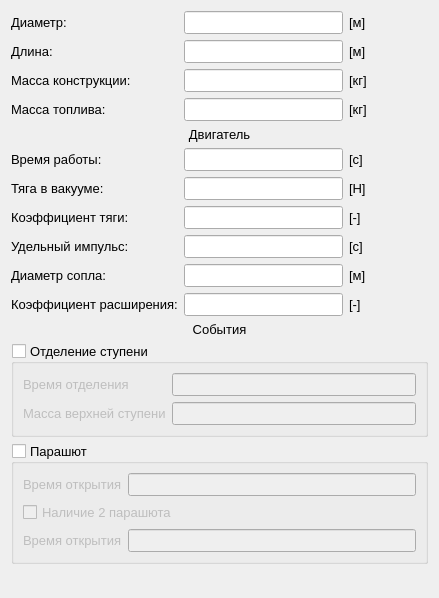
<?xml version="1.0" encoding="UTF-8"?>
<ui version="4.0">
 <class>WRocket</class>
 <widget class="QWidget" name="WRocket">
  <property name="geometry">
   <rect>
    <x>0</x>
    <y>0</y>
    <width>439</width>
    <height>598</height>
   </rect>
  </property>
  <property name="windowTitle">
   <string>Form</string>
  </property>
  <layout class="QGridLayout" name="gridLayout_2">
   <item row="1" column="0">
    <layout class="QGridLayout" name="gridLayout">
     <item row="4" column="0" colspan="4">
      <widget class="QLabel" name="label_9">
       <property name="sizePolicy">
        <sizepolicy hsizetype="Preferred" vsizetype="Maximum">
         <horstretch>0</horstretch>
         <verstretch>0</verstretch>
        </sizepolicy>
       </property>
       <property name="font">
        <font>
         <family>MS Shell Dlg 2</family>
         <pointsize>10</pointsize>
         <weight>50</weight>
         <italic>false</italic>
         <bold>false</bold>
        </font>
       </property>
       <property name="cursor">
        <cursorShape>ArrowCursor</cursorShape>
       </property>
       <property name="mouseTracking">
        <bool>true</bool>
       </property>
       <property name="frameShape">
        <enum>QFrame::NoFrame</enum>
       </property>
       <property name="frameShadow">
        <enum>QFrame::Plain</enum>
       </property>
       <property name="lineWidth">
        <number>1</number>
       </property>
       <property name="midLineWidth">
        <number>0</number>
       </property>
       <property name="text">
        <string>Двигатель</string>
       </property>
       <property name="textFormat">
        <enum>Qt::AutoText</enum>
       </property>
       <property name="alignment">
        <set>Qt::AlignCenter</set>
       </property>
       <property name="wordWrap">
        <bool>false</bool>
       </property>
      </widget>
     </item>
     <item row="10" column="1" colspan="2">
      <widget class="QLineEdit" name="leNozzleExpansionRatio">
       <property name="font">
        <font>
         <pointsize>10</pointsize>
        </font>
       </property>
      </widget>
     </item>
     <item row="0" column="3">
      <widget class="QLabel" name="label_2">
       <property name="font">
        <font>
         <pointsize>10</pointsize>
        </font>
       </property>
       <property name="text">
        <string>[м]</string>
       </property>
      </widget>
     </item>
     <item row="6" column="0">
      <widget class="QLabel" name="label_11">
       <property name="font">
        <font>
         <pointsize>10</pointsize>
        </font>
       </property>
       <property name="text">
        <string>Тяга в вакууме:</string>
       </property>
      </widget>
     </item>
     <item row="7" column="3">
      <widget class="QLabel" name="label_18">
       <property name="font">
        <font>
         <pointsize>10</pointsize>
        </font>
       </property>
       <property name="text">
        <string>[-]</string>
       </property>
      </widget>
     </item>
     <item row="6" column="3">
      <widget class="QLabel" name="label_17">
       <property name="font">
        <font>
         <pointsize>10</pointsize>
        </font>
       </property>
       <property name="text">
        <string>[Н]</string>
       </property>
      </widget>
     </item>
     <item row="7" column="0">
      <widget class="QLabel" name="label_12">
       <property name="font">
        <font>
         <pointsize>10</pointsize>
        </font>
       </property>
       <property name="text">
        <string>Коэффициент тяги:</string>
       </property>
      </widget>
     </item>
     <item row="2" column="0">
      <widget class="QLabel" name="label_4">
       <property name="font">
        <font>
         <pointsize>10</pointsize>
        </font>
       </property>
       <property name="text">
        <string>Масса конструкции:</string>
       </property>
      </widget>
     </item>
     <item row="8" column="0">
      <widget class="QLabel" name="label_13">
       <property name="font">
        <font>
         <pointsize>10</pointsize>
        </font>
       </property>
       <property name="text">
        <string>Удельный импульс:</string>
       </property>
      </widget>
     </item>
     <item row="3" column="0">
      <widget class="QLabel" name="label_5">
       <property name="font">
        <font>
         <pointsize>10</pointsize>
        </font>
       </property>
       <property name="text">
        <string>Масса топлива:</string>
       </property>
      </widget>
     </item>
     <item row="11" column="0" colspan="4">
      <widget class="QLabel" name="label_22">
       <property name="sizePolicy">
        <sizepolicy hsizetype="Preferred" vsizetype="Maximum">
         <horstretch>0</horstretch>
         <verstretch>0</verstretch>
        </sizepolicy>
       </property>
       <property name="font">
        <font>
         <pointsize>10</pointsize>
        </font>
       </property>
       <property name="text">
        <string>События</string>
       </property>
       <property name="alignment">
        <set>Qt::AlignCenter</set>
       </property>
      </widget>
     </item>
     <item row="10" column="3">
      <widget class="QLabel" name="label_21">
       <property name="font">
        <font>
         <pointsize>10</pointsize>
        </font>
       </property>
       <property name="text">
        <string>[-]</string>
       </property>
      </widget>
     </item>
     <item row="0" column="1" colspan="2">
      <widget class="QLineEdit" name="leDiameter">
       <property name="font">
        <font>
         <pointsize>10</pointsize>
        </font>
       </property>
      </widget>
     </item>
     <item row="9" column="1" colspan="2">
      <widget class="QLineEdit" name="leEngDiameter">
       <property name="font">
        <font>
         <pointsize>10</pointsize>
        </font>
       </property>
      </widget>
     </item>
     <item row="9" column="0">
      <widget class="QLabel" name="label_14">
       <property name="font">
        <font>
         <pointsize>10</pointsize>
        </font>
       </property>
       <property name="text">
        <string>Диаметр сопла:</string>
       </property>
      </widget>
     </item>
     <item row="8" column="3">
      <widget class="QLabel" name="label_19">
       <property name="font">
        <font>
         <pointsize>10</pointsize>
        </font>
       </property>
       <property name="text">
        <string>[с]</string>
       </property>
      </widget>
     </item>
     <item row="1" column="3">
      <widget class="QLabel" name="label_8">
       <property name="font">
        <font>
         <pointsize>10</pointsize>
        </font>
       </property>
       <property name="text">
        <string>[м]</string>
       </property>
      </widget>
     </item>
     <item row="10" column="0">
      <widget class="QLabel" name="label_15">
       <property name="font">
        <font>
         <pointsize>10</pointsize>
        </font>
       </property>
       <property name="text">
        <string>Коэффициент расширения:</string>
       </property>
      </widget>
     </item>
     <item row="8" column="1" colspan="2">
      <widget class="QLineEdit" name="leISPVac">
       <property name="font">
        <font>
         <pointsize>10</pointsize>
        </font>
       </property>
      </widget>
     </item>
     <item row="3" column="1" colspan="2">
      <widget class="QLineEdit" name="lePropellant">
       <property name="font">
        <font>
         <pointsize>10</pointsize>
        </font>
       </property>
      </widget>
     </item>
     <item row="3" column="3">
      <widget class="QLabel" name="label_6">
       <property name="font">
        <font>
         <pointsize>10</pointsize>
        </font>
       </property>
       <property name="text">
        <string>[кг]</string>
       </property>
      </widget>
     </item>
     <item row="5" column="0">
      <widget class="QLabel" name="label_10">
       <property name="font">
        <font>
         <pointsize>10</pointsize>
        </font>
       </property>
       <property name="text">
        <string>Время работы:</string>
       </property>
      </widget>
     </item>
     <item row="9" column="3">
      <widget class="QLabel" name="label_20">
       <property name="font">
        <font>
         <pointsize>10</pointsize>
        </font>
       </property>
       <property name="text">
        <string>[м]</string>
       </property>
      </widget>
     </item>
     <item row="6" column="1" colspan="2">
      <widget class="QLineEdit" name="leThrustVac">
       <property name="font">
        <font>
         <pointsize>10</pointsize>
        </font>
       </property>
      </widget>
     </item>
     <item row="1" column="1" colspan="2">
      <widget class="QLineEdit" name="leLenght">
       <property name="font">
        <font>
         <pointsize>10</pointsize>
        </font>
       </property>
      </widget>
     </item>
     <item row="7" column="1" colspan="2">
      <widget class="QLineEdit" name="leThrustCoef">
       <property name="font">
        <font>
         <pointsize>10</pointsize>
        </font>
       </property>
      </widget>
     </item>
     <item row="0" column="0">
      <widget class="QLabel" name="label">
       <property name="font">
        <font>
         <pointsize>10</pointsize>
        </font>
       </property>
       <property name="text">
        <string>Диаметр:</string>
       </property>
      </widget>
     </item>
     <item row="1" column="0">
      <widget class="QLabel" name="label_3">
       <property name="font">
        <font>
         <pointsize>10</pointsize>
        </font>
       </property>
       <property name="text">
        <string>Длина:</string>
       </property>
      </widget>
     </item>
     <item row="5" column="1" colspan="2">
      <widget class="QLineEdit" name="leEngBurnDuration">
       <property name="font">
        <font>
         <pointsize>10</pointsize>
        </font>
       </property>
      </widget>
     </item>
     <item row="5" column="3">
      <widget class="QLabel" name="label_16">
       <property name="font">
        <font>
         <pointsize>10</pointsize>
        </font>
       </property>
       <property name="text">
        <string>[с]</string>
       </property>
      </widget>
     </item>
     <item row="2" column="3">
      <widget class="QLabel" name="label_7">
       <property name="font">
        <font>
         <pointsize>10</pointsize>
        </font>
       </property>
       <property name="text">
        <string>[кг]</string>
       </property>
      </widget>
     </item>
     <item row="2" column="1" colspan="2">
      <widget class="QLineEdit" name="leMassInert">
       <property name="font">
        <font>
         <pointsize>10</pointsize>
        </font>
       </property>
      </widget>
     </item>
     <item row="12" column="0" colspan="4">
      <widget class="QGroupBox" name="gbSeparation">
       <property name="font">
        <font>
         <pointsize>10</pointsize>
        </font>
       </property>
       <property name="title">
        <string>Отделение ступени</string>
       </property>
       <property name="checkable">
        <bool>true</bool>
       </property>
       <property name="checked">
        <bool>false</bool>
       </property>
       <layout class="QFormLayout" name="formLayout">
        <item row="0" column="0">
         <widget class="QLabel" name="label_23">
          <property name="font">
           <font>
            <pointsize>10</pointsize>
           </font>
          </property>
          <property name="text">
           <string>Время отделения</string>
          </property>
         </widget>
        </item>
        <item row="0" column="1">
         <widget class="QLineEdit" name="leTimeSeparation"/>
        </item>
        <item row="1" column="1">
         <widget class="QLineEdit" name="leUpperStageMass"/>
        </item>
        <item row="1" column="0">
         <widget class="QLabel" name="label_24">
          <property name="font">
           <font>
            <pointsize>10</pointsize>
           </font>
          </property>
          <property name="text">
           <string>Масса верхней ступени</string>
          </property>
         </widget>
        </item>
       </layout>
      </widget>
     </item>
     <item row="13" column="0" colspan="4">
      <widget class="QGroupBox" name="gbParachute">
       <property name="font">
        <font>
         <pointsize>10</pointsize>
        </font>
       </property>
       <property name="title">
        <string>Парашют</string>
       </property>
       <property name="checkable">
        <bool>true</bool>
       </property>
       <property name="checked">
        <bool>false</bool>
       </property>
       <layout class="QFormLayout" name="formLayout_2">
        <item row="0" column="0">
         <widget class="QLabel" name="label_25">
          <property name="font">
           <font>
            <pointsize>10</pointsize>
           </font>
          </property>
          <property name="text">
           <string>Время открытия</string>
          </property>
         </widget>
        </item>
        <item row="2" column="0">
         <widget class="QLabel" name="label_27">
          <property name="font">
           <font>
            <pointsize>10</pointsize>
           </font>
          </property>
          <property name="text">
           <string>Время открытия</string>
          </property>
         </widget>
        </item>
        <item row="0" column="1">
         <widget class="QLineEdit" name="leParachuteOpen1"/>
        </item>
        <item row="2" column="1">
         <widget class="QLineEdit" name="leParachuteOpen2"/>
        </item>
        <item row="1" column="0" colspan="2">
         <widget class="QCheckBox" name="cbSecondParachute">
          <property name="font">
           <font>
            <pointsize>10</pointsize>
           </font>
          </property>
          <property name="text">
           <string>Наличие 2 парашюта</string>
          </property>
         </widget>
        </item>
       </layout>
      </widget>
     </item>
    </layout>
   </item>
   <item row="2" column="0">
    <spacer name="verticalSpacer">
     <property name="orientation">
      <enum>Qt::Vertical</enum>
     </property>
     <property name="sizeHint" stdset="0">
      <size>
       <width>20</width>
       <height>40</height>
      </size>
     </property>
    </spacer>
   </item>
  </layout>
 </widget>
 <resources/>
 <connections/>
</ui>
